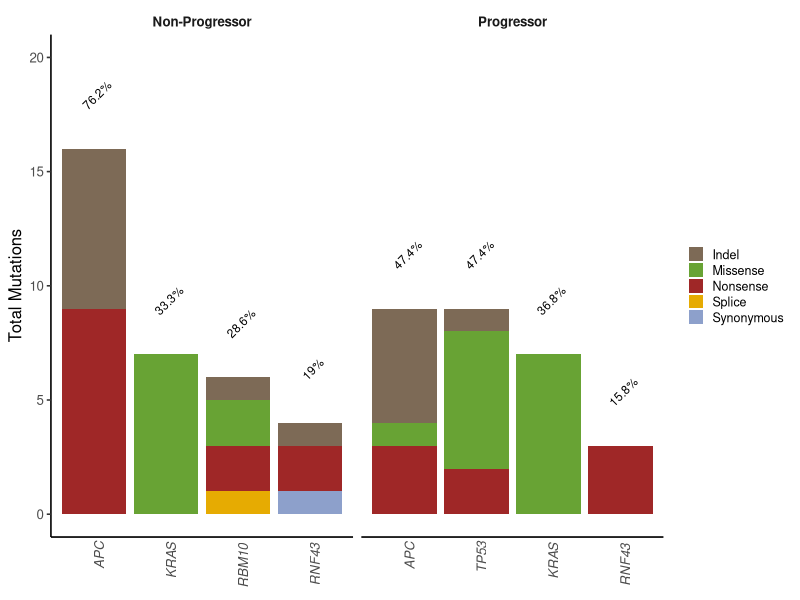
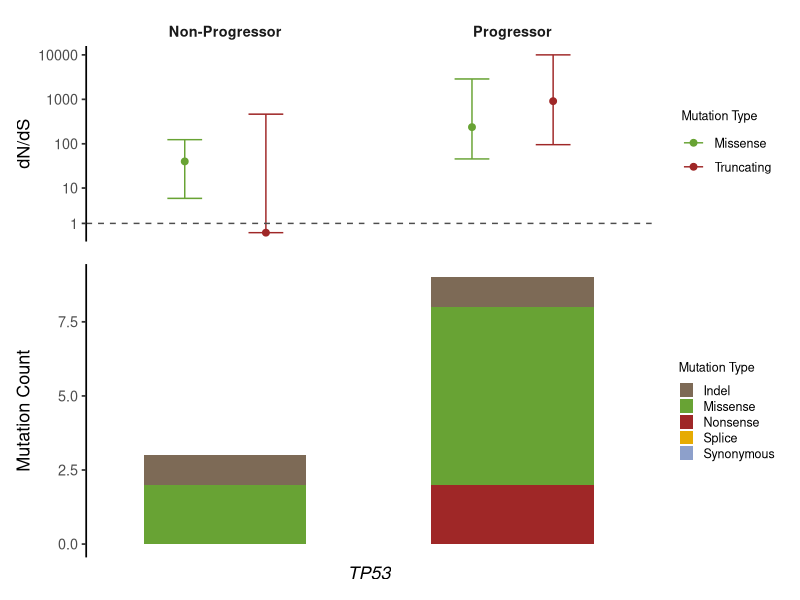

Here is the R script that generated these plots, in order:
library(readr)
library(dplyr)
library(tidyr)
library(ggplot2)
library(forcats)
library(patchwork)

#### Prep ####
# Read in data
prog <- read_tsv("data/variants/dndscv/dndscv_genes_prog_pre.tsv") |>
  mutate(group = "Progressor")
non_prog <- read_tsv("data/variants/dndscv/dndscv_genes_non_prog_pre.tsv") |>
  mutate(group = "Non-Progressor")
prog_ci <- read_tsv("data/variants/dndscv/prog_gene_ci.tsv") |>
  mutate(group = "Progressor")
non_prog_ci <- read_tsv("data/variants/dndscv/non_prog_gene_ci.tsv") |>
  mutate(group = "Non-Progressor")

combined_df <- bind_rows(prog, non_prog)

n_prog <- 19
n_nprog <- 21

# Reshape and filter data
muts_df <- combined_df |>
  select(gene_name, qglobal_cv, group, n_syn, n_mis, n_non, n_spl, n_ind) |>
  pivot_longer(
    cols = starts_with("n_"),
    names_to = "mutation_type",
    values_to = "count"
  ) |>
  mutate(
    mutation_type = recode(mutation_type,
      n_syn = "Synonymous", n_mis = "Missense", n_non = "Nonsense",
      n_spl = "Splice", n_ind = "Indel"
    )
  )

# Only significant genes
sig_muts_sums <- muts_df |>
  filter(qglobal_cv < 0.05) |>
  group_by(gene_name, group, mutation_type) |>
  summarise(total = sum(count), .groups = "drop")

gene_pct <- sig_muts_sums |>
  group_by(group, gene_name) |>
  summarise(total_mut = sum(total), .groups = "drop") |>
  mutate(percent_samples = round(100 * total_mut / ifelse(group == "Progressor", n_prog, n_nprog), 1))

##### Plot ##### 
### Barplot ###
# Define colours
mutation_colours <- c(
  "Synonymous" = "#8DA0CB",   # slate blue-grey
  "Missense"   = "#68a334ff",   # muted green
  "Nonsense"   = "#9f2727ff",   # softer, warm red
  "Splice"     = "#E6AB02",   # goldenrod
  "Indel"      = "#7d6a56ff"    # teal
)

# Plot
counts_barplot <- ggplot(sig_muts_sums, aes(x = reorder(gene_name, -total), y = total, fill = mutation_type)) +
  geom_col() +
  geom_text(
    data = gene_pct,
    aes(x = gene_name, y = total_mut + 2.5 , label = paste0(percent_samples, "%")),
    inherit.aes = FALSE, 
    vjust = 1, size = 3, angle = 45
  ) +
  facet_wrap(~group, scales = "free_x", strip.position = "top") +
  scale_fill_manual(values = mutation_colours) +
  labs(
    x = NULL,
    y = "Total Mutations",
    fill = NULL
  ) +
  theme_classic(base_size = 12) +
  theme(
    panel.grid = element_blank(),
    axis.line = element_line(colour = "black"),
   # axis.line.x = element_blank(),
    axis.ticks.x = element_blank(),
    axis.text.x = element_text(angle = 90, hjust = 1.2, face = "italic"),
    strip.background = element_blank(),
    strip.text = element_text(face = "bold"),
    legend.position = "right",
    legend.key.size = unit(0.4, "cm"),
    legend.text = element_text(size = 9),
    legend.title = element_text(size = 9)
  ) +
  scale_y_continuous(limits = c(0,20))

ggsave("plots/dndscv/precursors/dndscv_barplot.png",
      plot = counts_barplot, height = 3, width = 4.7, dpi = 300)

### TP53 Plot ###
tp53_df <- muts_df |>
  filter(gene_name == "TP53") |>
  group_by(gene_name, group, mutation_type) |>
  summarise(total = sum(count), .groups = "drop")

barplot <- ggplot(tp53_df, aes(x = gene_name, y = total, fill = mutation_type)) +
              geom_col(position = "stack", width = 0.7) +
              facet_wrap(~group, scales = "free_x") +
              scale_fill_manual(values = mutation_colours) +
              labs(
                x = "TP53",
                y = "Mutation Count",
                fill = "Mutation Type"
              ) +
              theme_classic(base_size = 13) +
              theme(
                panel.grid = element_blank(),
                axis.line.y = element_line(colour = "black"),
                axis.line.x = element_blank(),
                axis.title.x = element_text(face = "italic"),
                axis.ticks.x = element_blank(),
                axis.text.x = element_blank(),
                strip.background = element_blank(),
                strip.text = element_blank(),
                legend.position = "right",
                legend.key.size = unit(0.4, "cm"),
                legend.text = element_text(size = 9),
                legend.title = element_text(size = 9)
              )

# Prep
ci_df <- bind_rows(prog_ci, non_prog_ci) |>
  rename(gene_name = gene) |>
  tidyr::pivot_longer(cols = starts_with(c("mis", "tru")),
                      names_to = c("type", ".value"),
                      names_pattern = "(mis|tru)_(.*)") |>
  mutate(type = dplyr::recode(type,
                         "mis" = "Missense",
                         "tru" = "Truncating")
        )

# Dot plot of truncating dN/dS with error bars
dotplot <- ggplot(ci_df, aes(x = gene_name, y = mle, colour = type)) +
  geom_point(size = 2, position = position_dodge(width = 0.7)) +
  geom_errorbar(aes(ymin = low, ymax = high),
    width = 0.3,
    position = position_dodge(width = 0.7)
  ) +
  geom_hline(yintercept = 1, linetype = "dashed", colour = "grey30") +
  scale_color_manual(values = c("#68a334ff", "#9f2727ff")) +
  scale_y_log10(trans = "pseudo_log", breaks = c(1, 10, 100, 1000, 10000)) +
  facet_wrap(~group, scales = "free_x") +
  theme_classic(base_size = 13) +
  theme(
    axis.title.x = element_blank(),
    axis.text.x = element_blank(),
    axis.ticks.x = element_blank(),
    axis.line.x = element_blank(),
    strip.background = element_blank(),
    strip.text = element_text(face = "bold"),
    legend.text = element_text(size = 9),
    legend.title = element_text(size = 9),
    legend.position = "right"
  ) +
  labs(y = "dN/dS", colour = "Mutation Type")

# Combine
combined_plot <- dotplot / barplot + plot_layout(heights = c(1, 1.5))

ggsave("plots/dndscv/precursors/dndscv_tp53_plot.png", plot = combined_plot, height = 5, width = 5.2, dpi = 300)
